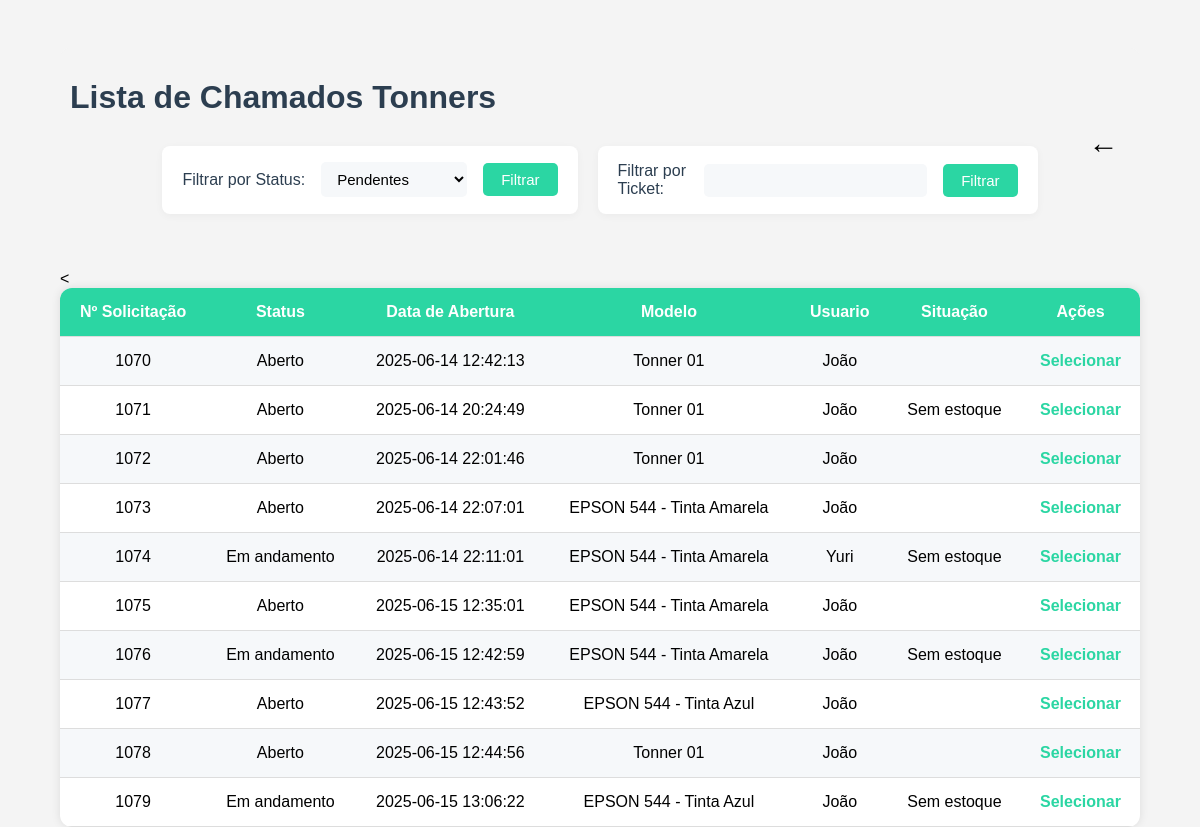
The app's page /dashboard/telainicial/GerenciarTonner/listarTonner.php (signed in) with its own data.
### tables this page shows
CREATE TABLE `tonnersolicitacao` (
  `solicitacaoId` int(20) NOT NULL,
  `status` varchar(20) NOT NULL,
  `corTonner` varchar(20) DEFAULT NULL,
  `dtAbertura` datetime NOT NULL DEFAULT current_timestamp(),
  `dtFechamento` datetime DEFAULT NULL,
  `autorId` int(20) NOT NULL,
  `autorNome` varchar(40) NOT NULL,
  `autorEmail` varchar(60) NOT NULL,
  `autorSetor` varchar(40) NOT NULL,
  `situacao` varchar(40) DEFAULT NULL,
  `impressoraId` int(20) NOT NULL,
  `tonnerId` int(20) NOT NULL
);

CREATE TABLE `itens` (
  `id` int(11) NOT NULL,
  `nome` varchar(100) NOT NULL,
  `tipo` varchar(50) NOT NULL
);

### php/Conexao.php (called while the page is built, shortened)
<?php
    class Conexao{
        private $dbname = "glpi_teste";
        private $user = "root";
        private $password ="";
        private $host = "localhost";
        public function __construct() {
            try {
                $this->conn = new PDO("mysql:host=$this->host;dbname=$this->dbname", $this->user, $this->password);
            } catch (PDOException $e) {
                echo "Erro de conexão: " . $e->getMessage();
            }
        }
    }
?>

### php/Tonner.php (called while the page is built, shortened)
<?php
require_once 'Conexao.php';
class Tonner extends Conexao {
    public function listarTonnerPorId2($status = '', $tonnerId = '') {
        $sql = "SELECT ts.*,i.nome
                FROM tonnerSolicitacao ts
                JOIN itens i ON ts.tonnerId = i.id
                WHERE 1=1";
        if (!empty($status) && $status !== 'Todos') {
            $sql .= " AND ts.status = :status";
        } elseif (empty($status)) {
            $sql .= " AND (ts.status = 'Aberto' OR ts.status = 'Em andamento')";
        }
        $stmt = $this->conn->prepare($sql);
        $stmt->execute();
        return $stmt->fetchAll(PDO::FETCH_ASSOC);
    }
}

### dashboard/telainicial/GerenciarTonner/listarTonner.php (the view, shortened to what this page needs)
<?php
require_once '..\..\..\php/Tonner.php';
$statusFiltro = isset($_GET['status']) ? $_GET['status'] : '';
$idFiltro = isset($_GET['tonnerId']) ? $_GET['tonnerId'] : '';
$tonner = new Tonner();
if (empty($idFiltro)) {
    $tonners = $tonner->listarTonnerPorId2($statusFiltro, $idFiltro);
} else {
    $tonners = $tonner->listarTonnerPorTicket($idFiltro);
}
?>
<!DOCTYPE html>
<html lang="en">
<head>
    <link rel="stylesheet" href="../../../css/listagem.css">
</head>
<body>
    <div class="container">
        <div class="textos">
            <h1>Lista de Chamados Tonners</h1>
            <a class="voltar" href="..\..\..\php/validacao.php">&#8592;</a>
        </div>
        <div class="filtros-container">
            <div class="filtroStatus">
                <form action="listarTonner.php" method="GET">
                    <label for="status">Filtrar por Status:</label>
                    <select name="status" id="status">
                        <option value="">Pendentes</option>
                    </select>
                    <button type="submit">Filtrar</button>
                </form>
            </div>
            <div class="filtroTicket">
                <form action="listarTonner.php" method="GET">
                    <label for="tonnerId">Filtrar por Ticket:</label>
                    <input type="number" name="tonnerId" value="<?php echo isset($_GET['tonnerId']) ? $_GET['tonnerId'] : ''; ?>">
                    <button type="submit">Filtrar</button>
                </form>
            </div>
        </div>
        <br><br>
        <table>
            <tr>
                <th>Nº Solicitação</th>
                <th>Status</th>
                <th>Data de Abertura</th>
                <th>Modelo</th>
                <th>Usuario</th>
                <th>Situação</th>
                <th>Ações</th>
            </tr>
            <?php
            foreach ($tonners as $tonner) {
            ?>
            <tr>
                <td><?php echo $tonner['solicitacaoId']; ?></td>
                <td><?php echo $tonner['status']; ?></td>
                <td><?php echo $tonner['dtAbertura']; ?></td>
                <td><?php echo $tonner['nome']; ?></td>
                <td><?php echo $tonner['autorNome']; ?></td>
                <td><?php echo $tonner['situacao']; ?></td>
                <td><a href="detalhesTonner.php?id=<?= $tonner['solicitacaoId']; ?>">Selecionar</a></td>
            </tr>
            <?php
            }
            ?>
        </table>
    </div>
</body>
</html>

### css/listagem.css (style rules this page uses)
body { font-family: 'Poppins', Arial, sans-serif; background-color: #f4f4f4; padding: 40px; display: flex; flex-direction: column; align-items: center; }
.container { background-color: #f4f4f4; width: 90%; border-radius: 10px; position: absolute; }
.voltar { position: absolute; right: 2%; top: 10%; font-size: 30px; color: black; text-decoration: none; }
h1 { color: #2c3e50; margin-bottom: 20px; position: relative; padding: 10px; }
table { width: 100%; border-collapse: collapse; background-color: #fff; border-radius: 12px; overflow: hidden; box-shadow: 0 0 10px rgba(0, 0, 0, 0.1); }
th, td { padding: 15px; text-align: center; border-bottom: 1px solid #ddd; }
th { background-color: #2bd6a3; color: white; }
tr:nth-child(even) { background-color: #f6f8fa; }
td a { color: #2bd6a3; text-decoration: none; font-weight: bold; }
.filtroStatus, .filtroTicket { margin-bottom: 20px; margin-right: 0; display: inline-block; border-radius: 8px; padding: 16px 20px; background-color: #fff; box-shadow: 0 2px 8px rgba(0,0,0,0.04); width: 100%; max-width: 400px; }
.filtroStatus { background-color: #ffffff; }
.filtroTicket { background-color: #ffffff; }
.filtroStatus label, .filtroTicket label { font-weight: 500; color: #2c3e50; margin-right: 8px; }
.filtroStatus select, .filtroTicket input[type="number"] { padding: 8px 12px; border: none; border-radius: 5px; outline: none; font-size: 15px; margin-right: 8px; background: #f6f8fa; transition: border 0.2s; }
.filtroStatus button, .filtroTicket button { background-color: #2bd6a3; color: #fff; border: none; border-radius: 5px; padding: 8px 18px; font-size: 15px; cursor: pointer; font-weight: 500; transition: background 0.2s; }
.filtros-container { display: flex; gap: 20px; justify-content: center; flex-wrap: wrap; width: 100%; margin-bottom: 20px; }
.filtroStatus, .filtroTicket { margin-bottom: 0; margin-right: 0; display: block; width: auto; min-width: 250px; max-width: 400px; }
.filtroTicket form { display: flex; align-items: center; gap: 8px; }
.filtroStatus form { display: flex; align-items: center; gap: 8px; }

### records on screen
tonnersolicitacao: solicitacaoId "1070", status "Aberto", dtAbertura "2025-06-14 12:42:13", tonnerId.nome "Tonner 01", autorNome "João"
tonnersolicitacao: solicitacaoId "1071", status "Aberto", dtAbertura "2025-06-14 20:24:49", tonnerId.nome "Tonner 01", autorNome "João", situacao "Sem estoque"
tonnersolicitacao: solicitacaoId "1072", status "Aberto", dtAbertura "2025-06-14 22:01:46", tonnerId.nome "Tonner 01", autorNome "João"
tonnersolicitacao: solicitacaoId "1073", status "Aberto", dtAbertura "2025-06-14 22:07:01", tonnerId.nome "EPSON 544 - Tinta Amarela", autorNome "João"
tonnersolicitacao: solicitacaoId "1074", status "Em andamento", dtAbertura "2025-06-14 22:11:01", tonnerId.nome "EPSON 544 - Tinta Amarela", autorNome "Yuri", situacao "Sem estoque"
tonnersolicitacao: solicitacaoId "1075", status "Aberto", dtAbertura "2025-06-15 12:35:01", tonnerId.nome "EPSON 544 - Tinta Amarela", autorNome "João"
tonnersolicitacao: solicitacaoId "1076", status "Em andamento", dtAbertura "2025-06-15 12:42:59", tonnerId.nome "EPSON 544 - Tinta Amarela", autorNome "João", situacao "Sem estoque"
tonnersolicitacao: solicitacaoId "1077", status "Aberto", dtAbertura "2025-06-15 12:43:52", tonnerId.nome "EPSON 544 - Tinta Azul", autorNome "João"
tonnersolicitacao: solicitacaoId "1078", status "Aberto", dtAbertura "2025-06-15 12:44:56", tonnerId.nome "Tonner 01", autorNome "João"
tonnersolicitacao: solicitacaoId "1079", status "Em andamento", dtAbertura "2025-06-15 13:06:22", tonnerId.nome "EPSON 544 - Tinta Azul", autorNome "João", situacao "Sem estoque"
